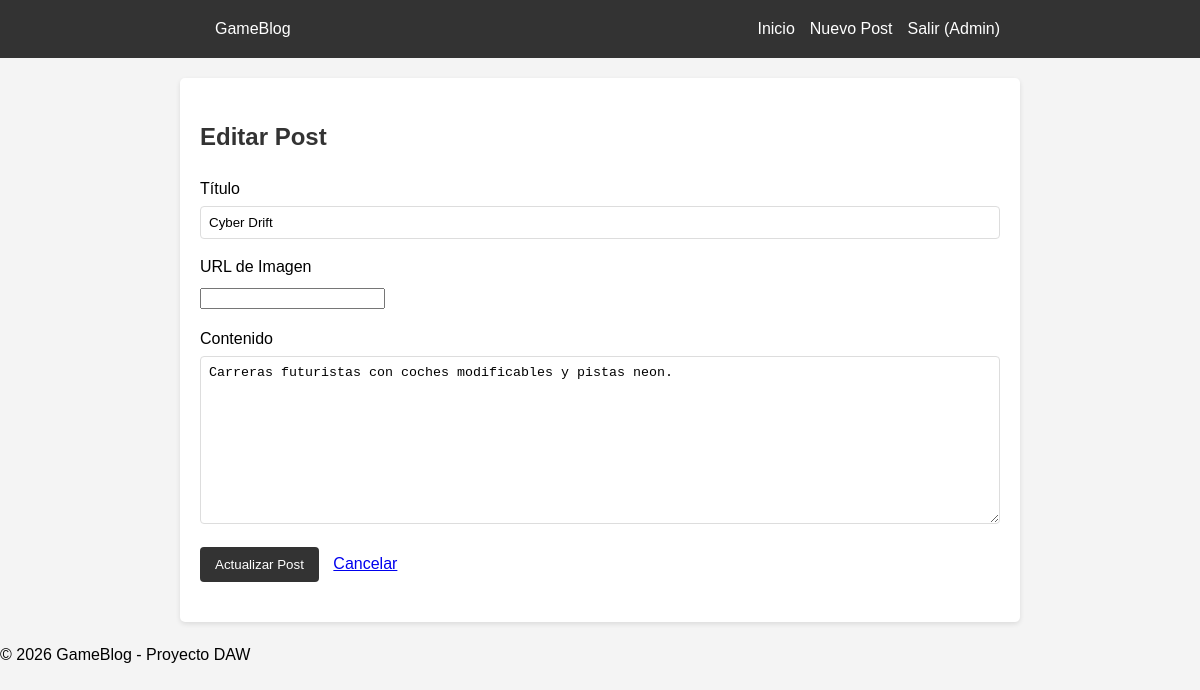
/index.php?action=edit_post&id=2 (signed in), run on the app's committed database.
### tables this page shows
CREATE TABLE IF NOT EXISTS posts (
    id INT AUTO_INCREMENT PRIMARY KEY,
    user_id INT NOT NULL,
    title VARCHAR(150) NOT NULL,
    content TEXT NOT NULL,
    image_url VARCHAR(255) DEFAULT NULL,
    created_at TIMESTAMP DEFAULT CURRENT_TIMESTAMP,
    FOREIGN KEY (user_id) REFERENCES users(id) ON DELETE CASCADE
);

### controllers/PostController.php (called while the page is built, shortened)
<?php
require_once __DIR__ . '/../models/Post.php';
class PostController {
    private $postModel;
    public function __construct() {
        $database = new Database();
        $db = $database->getConnection();
        $this->postModel = new Post($db);
    }
    protected function render(string $view, array $data = []) {
        extract($data);
        include __DIR__ . '/../views/' . $view;
    }
    public function edit($id) {
        $post = $this->postModel->find($id);
        return $this->render('posts/edit.php', compact('post'));
    }
}

### models/Post.php (called while the page is built, shortened)
<?php
class Post {
    private $db;
    public function __construct($db) {
        $this->db = $db;
    }
    public function find($id) {
        $stmt = $this->db->prepare("SELECT posts.*, users.username FROM posts JOIN users ON posts.user_id = users.id WHERE posts.id = ?");
        $stmt->execute([$id]);
        return $stmt->fetch();
    }
}

### views/posts/edit.php (the view, shortened to what this page needs)
<?php include __DIR__ . '/../layout/header.php'; ?>
<div class="user-form">
    <h2>Editar Post</h2>
    <form method="POST" action="index.php?action=update_post&id=<?= $post['id'] ?>">
        <div class="form-group">
            <label>Título</label>
            <input type="text" name="title" value="<?= htmlspecialchars($post['title']) ?>" required>
        </div>
        <div class="form-group">
            <label>URL de Imagen</label>
            <input type="url" name="image_url" value="<?= htmlspecialchars($post['image_url'] ?? '') ?>">
        </div>
        <div class="form-group">
            <label>Contenido</label>
            <textarea name="content" rows="10" required><?= htmlspecialchars($post['content']) ?></textarea>
        </div>
        <button type="submit">Actualizar Post</button>
        <a href="index.php?action=show_post&id=<?= $post['id'] ?>" style="margin-left: 10px;">Cancelar</a>
    </form>
</div>
<?php include __DIR__ . '/../layout/footer.php'; ?>

### public/style.css (style rules this page uses)
body { font-family: sans-serif; line-height: 1.6; margin: 0; padding: 0; background-color: #f4f4f4; }
h1, h2 { color: #333; }
form { margin-bottom: 20px; }
.form-group { margin-bottom: 15px; }
label { display: block; margin-bottom: 5px; }
input[type="text"], input[type="email"], input[type="password"], textarea { width: 100%; padding: 8px; border: 1px solid #ddd; border-radius: 4px; box-sizing: border-box; }
button { background: #333; color: #fff; padding: 10px 15px; border: none; cursor: pointer; border-radius: 4px; }

### data on the page
posts: title "Cyber Drift", content "Carreras futuristas con coches modificables y pistas neon."

### other printed values
$_SESSION['username'] "Admin"
